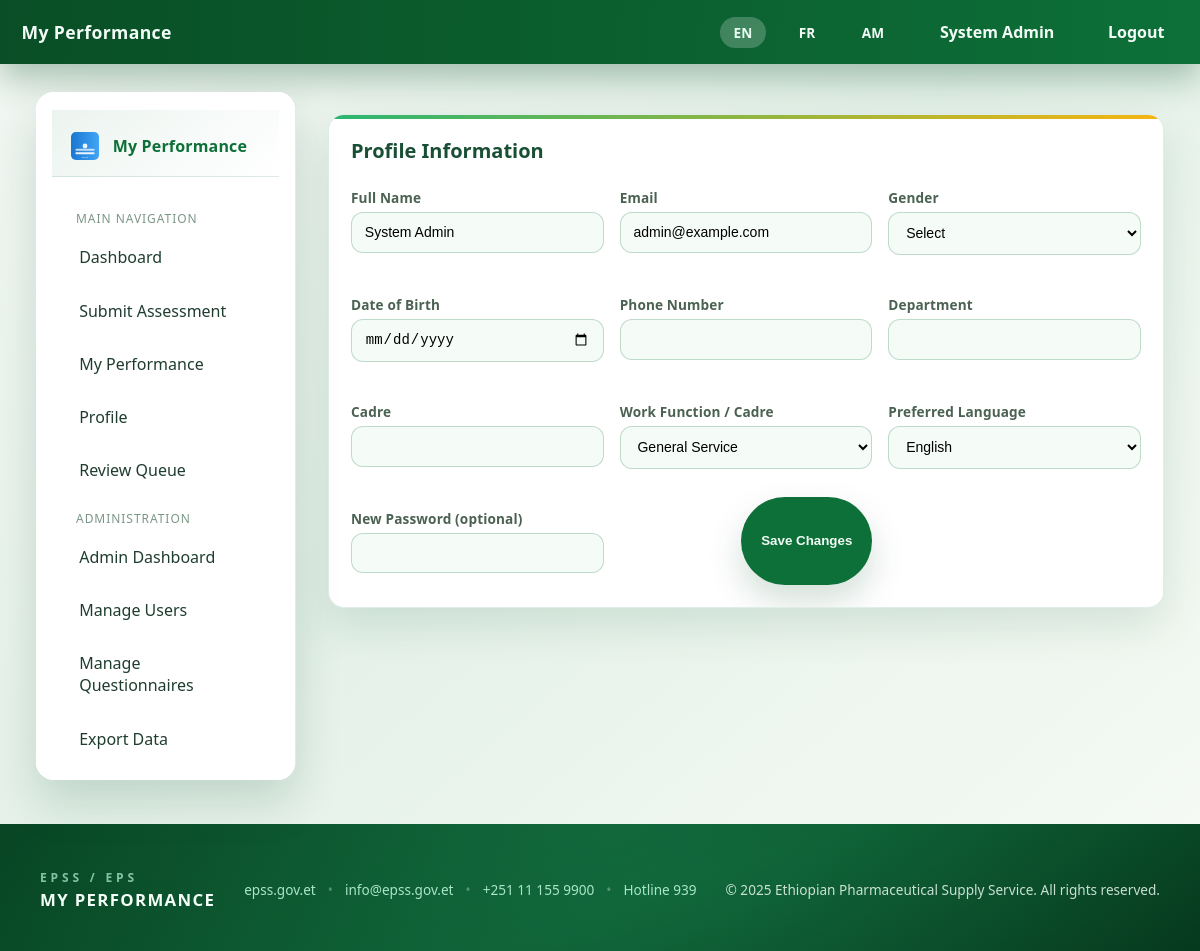
The app's page /profile.php (signed in) with its own data.
### tables this page shows
CREATE TABLE site_config (
  id INT PRIMARY KEY,
  site_name VARCHAR(200) NULL,
  landing_text TEXT NULL,
  address VARCHAR(255) NULL,
  contact VARCHAR(255) NULL,
  logo_path VARCHAR(255) NULL,
  footer_org_name VARCHAR(255) NULL,
  footer_org_short VARCHAR(100) NULL,
  footer_website_label VARCHAR(255) NULL,
  footer_website_url VARCHAR(255) NULL,
  footer_email VARCHAR(255) NULL,
  footer_phone VARCHAR(255) NULL,
  footer_hotline_label VARCHAR(255) NULL,
  footer_hotline_number VARCHAR(50) NULL,
  footer_rights VARCHAR(255) NULL
);

CREATE TABLE users (
  id INT AUTO_INCREMENT PRIMARY KEY,
  username VARCHAR(100) UNIQUE NOT NULL,
  password VARCHAR(255) NOT NULL,
  role ENUM('admin','supervisor','staff') NOT NULL DEFAULT 'staff',
  full_name VARCHAR(200) NULL,
  email VARCHAR(200) NULL,
  gender ENUM('female','male','other','prefer_not_say') DEFAULT NULL,
  date_of_birth DATE NULL,
  phone VARCHAR(50) NULL,
  department VARCHAR(150) NULL,
  cadre VARCHAR(150) NULL,
  work_function ENUM('finance','general_service','hrm','ict','leadership_tn','legal_service','pme','quantification','records_documentation','security_driver','security','tmd','wim','cmd','communication','dfm','driver','ethics') NOT NULL DEFAULT 'general_service',
  profile_completed TINYINT(1) NOT NULL DEFAULT 0,
  language VARCHAR(5) NOT NULL DEFAULT 'en',
  first_login_at DATETIME NULL,
  created_at TIMESTAMP DEFAULT CURRENT_TIMESTAMP
);

### profile.php (the view, shortened to what the rows shown need)
<?php
require_once __DIR__ . '/config.php';
refresh_current_user($pdo);
$locale = ensure_locale();
?>
<!doctype html><html lang="<?=htmlspecialchars($locale, ENT_QUOTES, 'UTF-8')?>" data-base-url="<?=htmlspecialchars(BASE_URL, ENT_QUOTES, 'UTF-8')?>"><head>
<link rel="stylesheet" href="<?=asset_url('assets/css/material.css')?>">
<link rel="stylesheet" href="<?=asset_url('assets/css/styles.css')?>">
</head><body class="md-bg">
<?php include __DIR__.'/templates/header.php'; ?>
<section class="md-section">
  <div class="md-card md-elev-2">
    <h2 class="md-card-title"><?=t($t,'profile_information','Profile Information')?></h2>
    <form method="post" class="md-form-grid" action="<?=htmlspecialchars(url_for('profile.php'), ENT_QUOTES, 'UTF-8')?>">
      <label class="md-field">
        <span><?=t($t,'full_name','Full Name')?></span>
        <input name="full_name" value="<?=htmlspecialchars($user['full_name'] ?? '')?>" required>
      </label>
      <label class="md-field">
        <span><?=t($t,'email','Email')?></span>
        <input name="email" type="email" value="<?=htmlspecialchars($user['email'] ?? '')?>" required>
      </label>
      <label class="md-field">
        <span><?=t($t,'gender','Gender')?></span>
        <select name="gender" required>
          <?php $gval = $user['gender'] ?? ''; ?>
          <option value="" disabled <?= $gval ? '' : 'selected' ?>><?=t($t,'select_option','Select')?></option>
        </select>
      </label>
      <label class="md-field">
        <span><?=t($t,'work_function','Work Function / Cadre')?></span>
        <select name="work_function" required>
          <?php $wval = $user['work_function'] ?? ''; ?>
          <?php foreach (WORK_FUNCTIONS as $function): ?>
            <option value="<?=$function?>" <?=$wval===$function?'selected':''?>><?=htmlspecialchars(WORK_FUNCTION_LABELS[$function] ?? $function)?></option>
          <?php endforeach; ?>
        </select>
      </label>
    </form>
  </div>
</section>
<?php include __DIR__.'/templates/footer.php'; ?>
</body></html>

### templates/header.php (shortened to what the rows shown need)
<?php
require_once __DIR__ . '/../config.php';
$locale = ensure_locale();
$t = load_lang($locale);
$cfg = get_site_config($pdo);
$user = current_user();
$logoPath = (string)($cfg['logo_path'] ?? '');
if ($logoPath === '') {
    $logoPath = asset_url('assets/img/epss-logo.svg');
} elseif (!preg_match('#^https?://#i', $logoPath)) {
    $logoPath = asset_url(ltrim($logoPath, '/'));
}
$logoPathSmall = htmlspecialchars($logoPath, ENT_QUOTES, 'UTF-8');
$siteTitle = htmlspecialchars($cfg['site_name'] ?? 'My Performance');
$availableLocales = available_locales();
?>
<header class="md-appbar md-elev-2">
  <div class="md-appbar-title"><?=$siteTitle?></div>
  <nav class="md-appbar-actions">
    <div class="md-lang-switch">
      <?php foreach ($availableLocales as $loc): ?>
        <a href="<?=htmlspecialchars(url_for('set_lang.php?lang=' . $loc), ENT_QUOTES, 'UTF-8')?>" class="<?=($locale === $loc) ? 'active' : ''?>"><?=strtoupper($loc)?></a>
      <?php endforeach; ?>
    </div>
    <a href="<?=htmlspecialchars(url_for('profile.php'), ENT_QUOTES, 'UTF-8')?>" class="md-appbar-link"><?=htmlspecialchars($user['full_name'] ?? $user['username'] ?? 'Profile')?></a>
    <a href="<?=htmlspecialchars(url_for('logout.php'), ENT_QUOTES, 'UTF-8')?>" class="md-appbar-link"><?=t($t, 'logout', 'Logout')?></a>
  </nav>
</header>
<div class="md-shell">
<aside class="md-drawer" data-drawer>
  <div class="md-drawer-header">
    <img src="<?=$logoPathSmall?>" alt="Logo" class="md-logo-sm">
    <div class="md-drawer-title"><?=$siteTitle?></div>
  </div>
</aside>
<main class="md-main">

### templates/footer.php (shortened to what the rows shown need)
<?php
require_once __DIR__ . '/../config.php';
$locale = ensure_locale();
$t = load_lang($locale);
$cfg = get_site_config($pdo);
$siteTitle = htmlspecialchars($cfg['site_name'] ?? t($t, 'footer_default_site', 'Ethiopian Pharmaceutical Supply Service'), ENT_QUOTES, 'UTF-8');
$orgName = htmlspecialchars(($cfg['footer_org_name'] ?? null) ?: t($t, 'footer_org', 'Ethiopian Pharmaceutical Supply Service'), ENT_QUOTES, 'UTF-8');
$orgShort = htmlspecialchars(($cfg['footer_org_short'] ?? null) ?: t($t, 'footer_org_short', 'EPSS / EPS'), ENT_QUOTES, 'UTF-8');
$rights = htmlspecialchars(($cfg['footer_rights'] ?? null) ?: t($t, 'footer_rights', 'All rights reserved.'), ENT_QUOTES, 'UTF-8');
$websiteLabelRaw = ($cfg['footer_website_label'] ?? null) ?: 'epss.gov.et';
$websiteLabel = htmlspecialchars($websiteLabelRaw, ENT_QUOTES, 'UTF-8');
$websiteUrlRaw = ($cfg['footer_website_url'] ?? null) ?: 'https://epss.gov.et';
$websiteUrl = htmlspecialchars($websiteUrlRaw, ENT_QUOTES, 'UTF-8');
$emailRaw = ($cfg['footer_email'] ?? null) ?: 'info@epss.gov.et';
$email = htmlspecialchars($emailRaw, ENT_QUOTES, 'UTF-8');
$phoneRaw = ($cfg['footer_phone'] ?? null) ?: '+251 11 155 9900';
$phone = htmlspecialchars($phoneRaw, ENT_QUOTES, 'UTF-8');
$phoneHref = htmlspecialchars('tel:' . preg_replace('/[^0-9+#*]/', '', (string)$phoneRaw), ENT_QUOTES, 'UTF-8');
$hotlineLabelRaw = ($cfg['footer_hotline_label'] ?? null) ?: 'Hotline 939';
$hotlineLabel = htmlspecialchars($hotlineLabelRaw, ENT_QUOTES, 'UTF-8');
$hotlineNumberSource = ($cfg['footer_hotline_number'] ?? null) ?: $hotlineLabelRaw;
$hotlineNumber = preg_replace('/[^0-9+#*]/', '', (string)$hotlineNumberSource);
$hotlineHref = htmlspecialchars('tel:' . $hotlineNumber, ENT_QUOTES, 'UTF-8');
$currentYear = date('Y');
?>
</main>
</div>
<footer class="md-footer">
  <div class="md-footer-inner">
    <div class="md-footer-brand">
      <span class="md-footer-brand-short"><?=$orgShort?></span>
      <span class="md-footer-brand-name"><?=$siteTitle?></span>
    </div>
    <div class="md-footer-links">
      <a href="<?=$websiteUrl?>" target="_blank" rel="noopener noreferrer"><?=$websiteLabel?></a>
      <span>•</span>
      <a href="mailto:<?=$email?>"><?=$email?></a>
      <span>•</span>
      <a href="<?=$phoneHref?>"><?=$phone?></a>
      <span>•</span>
      <a href="<?=$hotlineHref?>"><?=$hotlineLabel?></a>
    </div>
    <div class="md-footer-meta">&copy; <?=$currentYear?> <?=$orgName?>. <?=$rights?></div>
  </div>
</footer>

### records on screen
site_config: site_name "My Performance", footer_org_short "EPSS / EPS", site_name "MY PERFORMANCE", footer_website_label "epss.gov.et", footer_email "info@epss.gov.et", footer_phone "+251 11 155 9900", footer_hotline_label "Hotline 939", footer_org_name "Ethiopian Pharmaceutical Supply Service", footer_rights "All rights reserved."
users: full_name "System Admin", email "admin@example.com", gender "Select", work_function "General Service"

### other values on screen
$loc "EN"
$loc "FR"
$loc "AM"
t($t, 'logout', 'Logout') "Logout"
t($t, 'main_navigation', 'Main Navigation') "MAIN NAVIGATION"
t($t, 'dashboard', 'Dashboard') "Dashboard"
t($t, 'submit_assessment', 'Submit Assessment') "Submit Assessment"
t($t, 'my_performance', 'My Performance') "My Performance"
t($t, 'profile', 'Profile') "Profile"
t($t, 'review_queue', 'Review Queue') "Review Queue"
t($t, 'admin_navigation', 'Administration') "ADMINISTRATION"
t($t, 'admin_dashboard', 'Admin Dashboard') "Admin Dashboard"
t($t, 'manage_users', 'Manage Users') "Manage Users"
t($t, 'manage_questionnaires', 'Manage Questionnaires') "Manage Questionnaires"
t($t, 'export_data', 'Export Data') "Export Data"
